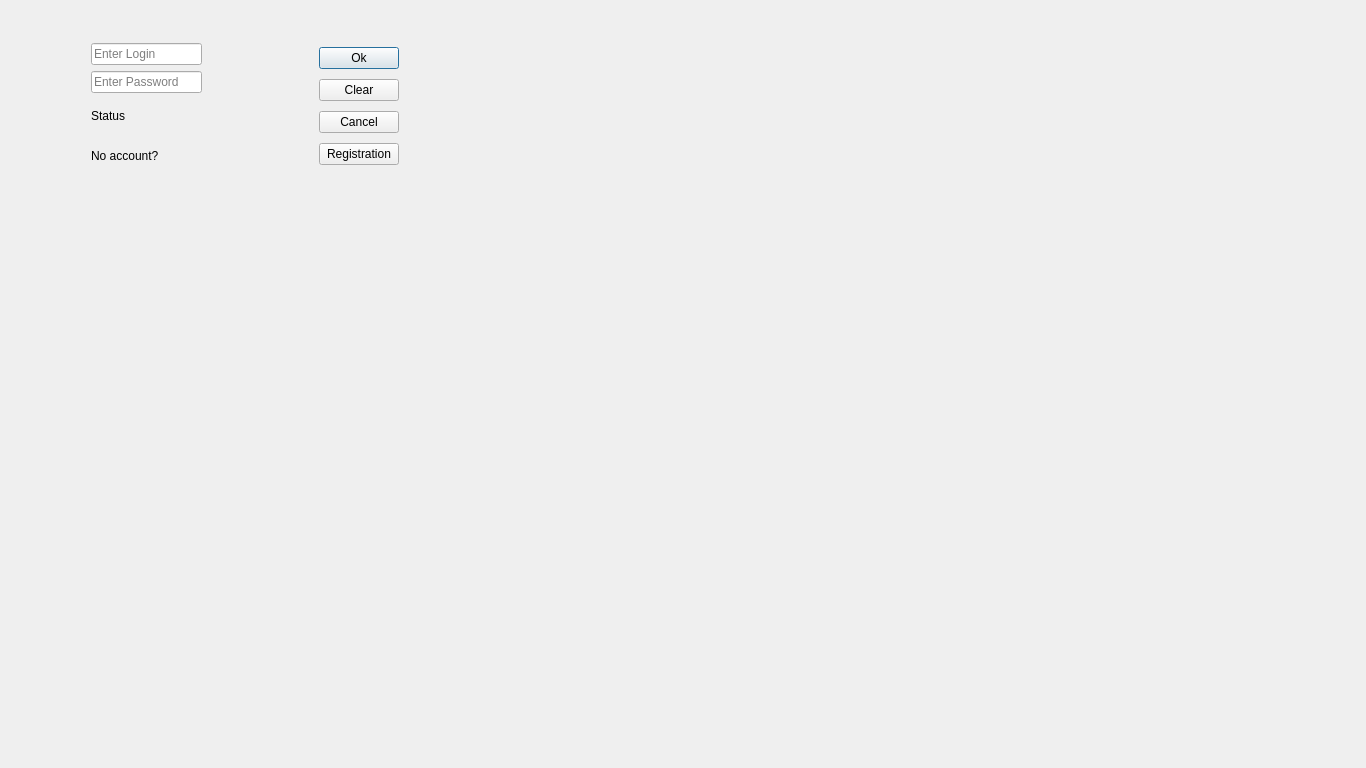
<?xml version="1.0" encoding="UTF-8"?>
<ui version="4.0">
 <class>studentLoginForm</class>
 <widget class="QDialog" name="studentLoginForm">
  <property name="geometry">
   <rect>
    <x>0</x>
    <y>0</y>
    <width>1366</width>
    <height>768</height>
   </rect>
  </property>
  <property name="windowTitle">
   <string>Student authentification</string>
  </property>
  <widget class="QWidget" name="layoutWidget">
   <property name="geometry">
    <rect>
     <x>91</x>
     <y>43</y>
     <width>308</width>
     <height>130</height>
    </rect>
   </property>
   <layout class="QHBoxLayout" name="horizontalLayout">
    <item>
     <layout class="QVBoxLayout" name="verticalLayout_4">
      <item>
       <layout class="QVBoxLayout" name="verticalLayout_2">
        <item>
         <widget class="QLineEdit" name="txtu">
          <property name="maxLength">
           <number>25</number>
          </property>
          <property name="echoMode">
           <enum>QLineEdit::Normal</enum>
          </property>
          <property name="placeholderText">
           <string>Enter Login</string>
          </property>
         </widget>
        </item>
        <item>
         <widget class="QLineEdit" name="txtp">
          <property name="maxLength">
           <number>25</number>
          </property>
          <property name="echoMode">
           <enum>QLineEdit::Password</enum>
          </property>
          <property name="placeholderText">
           <string>Enter Password</string>
          </property>
         </widget>
        </item>
       </layout>
      </item>
      <item>
       <layout class="QVBoxLayout" name="verticalLayout_3">
        <item>
         <widget class="QLabel" name="lstatus">
          <property name="text">
           <string>Status</string>
          </property>
         </widget>
        </item>
        <item>
         <widget class="QLabel" name="label">
          <property name="text">
           <string>No account?</string>
          </property>
         </widget>
        </item>
       </layout>
      </item>
     </layout>
    </item>
    <item>
     <spacer name="horizontalSpacer">
      <property name="orientation">
       <enum>Qt::Horizontal</enum>
      </property>
      <property name="sizeHint" stdset="0">
       <size>
        <width>40</width>
        <height>20</height>
       </size>
      </property>
     </spacer>
    </item>
    <item>
     <layout class="QVBoxLayout" name="verticalLayout">
      <item>
       <widget class="QPushButton" name="btnOk">
        <property name="text">
         <string>Ok</string>
        </property>
       </widget>
      </item>
      <item>
       <widget class="QPushButton" name="btnClear">
        <property name="text">
         <string>Clear</string>
        </property>
       </widget>
      </item>
      <item>
       <widget class="QPushButton" name="btnCancel">
        <property name="text">
         <string>Cancel</string>
        </property>
       </widget>
      </item>
      <item>
       <widget class="QPushButton" name="btnRegistration">
        <property name="text">
         <string>Registration</string>
        </property>
       </widget>
      </item>
     </layout>
    </item>
   </layout>
  </widget>
 </widget>
 <resources/>
 <connections/>
</ui>
